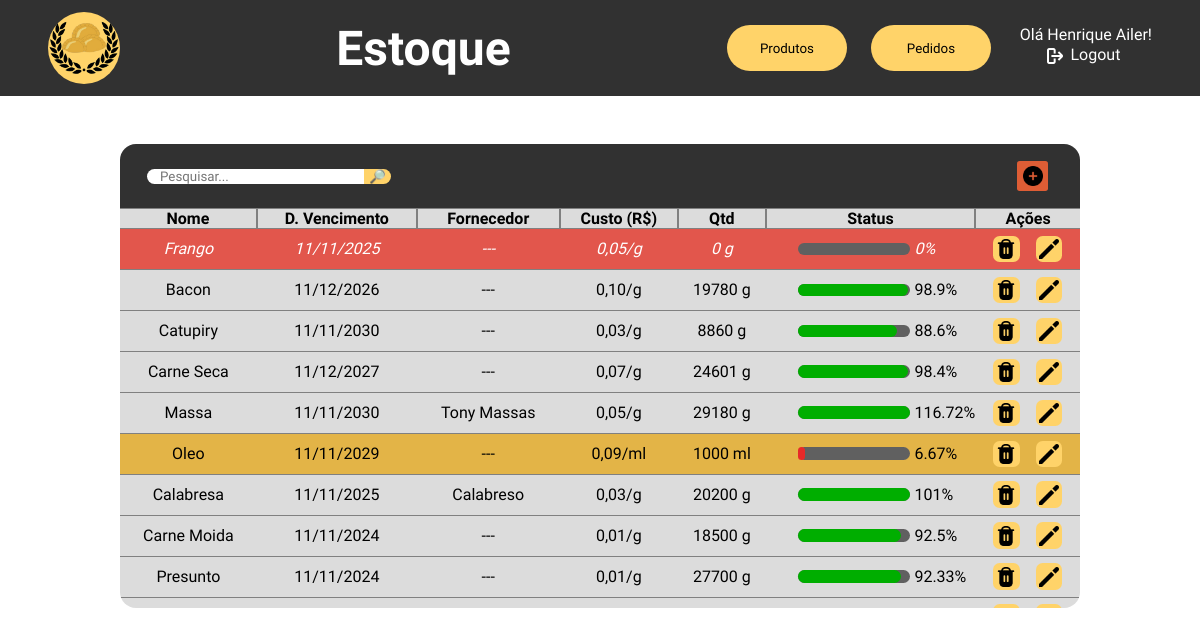
The app's page /php/tabelaEstoque.php (signed in), older data.
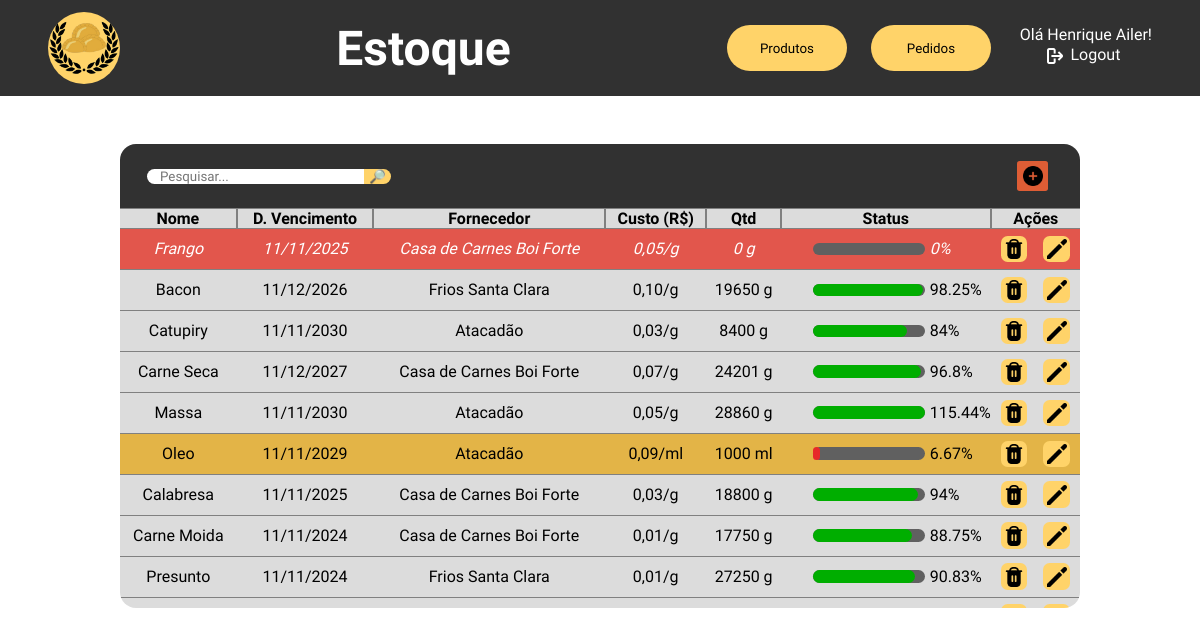
The same page, newer data.
### tables this page shows
CREATE TABLE IF NOT EXISTS `estoque` (
  `id_item` int NOT NULL AUTO_INCREMENT,
  `nome_item` varchar(50) NOT NULL,
  `data_vencimento` date NOT NULL,
  `id_fornec` int DEFAULT NULL,
  `valor_custo` decimal(10,2) NOT NULL,
  `unidade_medida` varchar(2) NOT NULL,
  `qtd` int NOT NULL,
  `qtd_padrao` int NOT NULL,
  PRIMARY KEY (`id_item`)
);

CREATE TABLE IF NOT EXISTS `fornecedores` (
  `id_fornecedor` int NOT NULL AUTO_INCREMENT,
  `nome` varchar(50) NOT NULL,
  `celular1` varchar(14) NOT NULL,
  `celular2` varchar(14) DEFAULT NULL,
  `email` varchar(100) NOT NULL,
  `endereco` varchar(150) NOT NULL,
  `cnpj` varchar(18) NOT NULL,
  `descricao` text,
  `ramo_atividade` varchar(100) NOT NULL,
  PRIMARY KEY (`id_fornecedor`)
);

### php/utilities/fixMoney.php (called while the page is built)
<?php
    function fixMoney($value){
        return str_replace(".", ",", sprintf("%1$.2f", $value));
    }
?>

### php/tabelaEstoque.php (the view, shortened to what this page needs)
<?php
    include "utilities/fixMoney.php";
    function tratarData($data){
        $date_array = explode("-",$data);
        return $date_array[2]."/".$date_array[1]."/".$date_array[0];
    }
    function getPercentageShow($n, $total){
        $percent = (100*$n)/$total;
        if($percent > 100){
            return 100;
        }
        return $percent;
    }
    function getPercentageReal($n, $total){
        return round((100*$n)/$total, 2);
    }
    function table($search){
        include "utilities/mysql_connect.php";
        $query = mysqli_query($connection, "select nome_item, data_vencimento, valor_custo, unidade_medida, qtd, qtd_padrao, id_item, id_fornec from estoque where nome_item like \"%$search%\";");
        while($output = mysqli_fetch_array($query)){
            if($output[4] == 0){
                echo"<tr class='dead-row'>";
            }else if($output[4] <= $output[5]*0.1){
                echo"<tr class='alert'>";
            }else{
                echo"<tr class='normal-row'>";
            }
            $data = tratarData($output[1]);
            $fornec = $output[7] != 0 ? mysqli_fetch_array(mysqli_query($connection, "select nome from fornecedores where id_fornecedor = $output[7];"))[0] : "---";
            $percentageShow = getPercentageShow($output[4], $output[5]);
            $percentageReal = getPercentageReal($output[4], $output[5]);
            $preco = fixMoney($output[2]);
            echo"<td>$output[0]</td>";
            echo"<td>$data</td>";
            echo"<td>$fornec</td>";
            echo"<td>$preco/$output[3]</td>";
            echo"<td>$output[4] $output[3]</td>";
            if($output[4] <= $output[5]*0.1){
                echo"<td style='width: 12em;'><div style='display: flex; justify-content: start; align-items: center; gap: .3em;'>";
                echo"<div class='bar-holder'><div class='bar' style='width: $percentageShow%; background-color: #E72929;'></div></div>";
                echo"<p>$percentageReal%</p>";
                echo"</div></td>";
            }else if($output[4] <= $output[5]*0.5){
                echo"<td style='width: 12em;'><div style='display: flex; justify-content: start; align-items: center; gap: .3em;'>";
                echo"<div class='bar-holder'><div class='bar' style='width: $percentageShow%; background-color: #FFC94A;'></div></div>";
                echo"<p>$percentageReal%</p>";
                echo"</div></td>";
            }else{
                echo"<td style='width: 12em;'><div style='display: flex; justify-content: start; align-items: center; gap: .3em;'>";
                echo"<div class='bar-holder'><div class='bar' style='width: $percentageShow%; background-color: #00ae00;'></div></div>";
                echo"<p>$percentageReal%</p>";
                echo"</div></td>";
            }
            echo"<td><div style='display: flex; justify-content: center; gap: 1em;'>";
            echo"<form action='tabelaEstoque.php' method='post'><input type='hidden' name='id_delete-confirmar' value='$output[6]'><button name='delete' type='submit'><img src='../images/icons/delete.png'></button></form>";
            echo"<form action='tabelaEstoque.php' method='post'><input type='hidden' name='id_edit' value='$output[6]'><button name='edit' type='submit'><img src='../images/icons/edit.png'></button></form>";
            echo"</div></td></tr>";
        }
    }
?>
<!DOCTYPE html>
<html lang="pt-br">
<head>
    <link rel="stylesheet" href="../css/tabelaEstoque.css">
</head>
<body>
    <div class="navbar">
        <a href="adm_dashboard.php">
        <div class="logo"></div>
        </a>
        <h1>Estoque</h1>
        <div class="menu">
            <a href="tabelaProdutos.php"><button>Produtos</button></a>
            <a href="tabelaPedidos.php"><button>Pedidos</button></a>
            <div class="user-area">
                <?php
                    $username = $_SESSION['username'];
                    echo"<p>Olá $username!</p>";
                ?>
                <a href="sessionEnded.php"><div class="logout"><img src="../images/icons/logout.png"><p>Logout</p></div></a>
            </div>
        </div>
    </div>
    <div class="center">
        <div class="table-header">
            <form action="tabelaEstoque.php" method="post" id="searchbox">
                <input type="text" placeholder="Pesquisar..." name="search" id="searchbar">
                <input type="submit" value="🔎︎">
            </form>
            <div id="menu">
                <form action="tabelaEstoque.php" method="post">
                    <button><img src="../images/icons/plus.png"></button>
                </form>
            </div>
        </div>
        <div class="table-holder">
            <table>
                <tr style="position: sticky; top: 0; background-color: #dcdcdc;">
                    <th style="border-left: none;">Nome</th>
                    <th>D. Vencimento</th>
                    <th>Fornecedor</th>
                    <th>Custo (R$)</th>
                    <th>Qtd</th>
                    <th>Status</th>
                    <th style="border-right: none;">Ações</th>
                </tr>
                <?php
                    if($_SERVER['REQUEST_METHOD'] === 'POST' && isset($_POST['search'])){
                        $search = $_POST['search'];
                        table($search);
                        echo "<script>
                                document.getElementById('searchbar').value='$search'
                                document.getElementById('close-search').style.display = 'block'
                            </script>";
                    }else{
                        table("");
                    }
                ?>
            </table>
        </div>
    </div>
</body>
</html>

### css/tabelaEstoque.css (style rules this page uses)
* { padding: 0; margin: 0; font-family: "Kanit", Arial, Helvetica, sans-serif; }
body { overflow: hidden; }
.navbar { height: 6em; background-color: #313131; display: flex; justify-content: space-between; align-items: center; padding-left: 3em; padding-right: 3em; }
.navbar h1 { color: white; font-size: 3em; }
.navbar .logo { height: 4.5em; width: 4.5em; border-radius: 3em; background-color: #FFD369; background-image: url('../images/logo.png'); background-size: contain; background-repeat: no-repeat; background-position: center center; }
.navbar .menu { display: flex; gap: 1.5em; }
.navbar .menu button { width: 9em; height: 3.5em; background-color: #FFD369; border: none; border-radius: 2em; cursor: pointer; transition: 200ms; }
.navbar .menu .user-area { display: flex; flex-direction: column; align-items: center; color: white; }
.navbar .menu .user-area p { margin-bottom: .1em; }
.navbar .menu .user-area .logout { display: flex; align-items: center; }
.navbar .menu .user-area a { text-decoration: none; color: white; }
.navbar .menu .user-area p { margin-left: .3em; }
.navbar .menu .user-area .logout img { width: 1em; height: 1em; filter: invert(100%); margin-right: .2em; }
.center { height: calc(100vh - 6em); display: flex; justify-content: start; align-items: center; flex-direction: column; }
.table-header { margin-top: 3em; width: 60em; height: 4em; background-color: #313131; border-radius: 1em 1em 0 0; display: flex; justify-content: space-between; align-items: center; }
.table-header #searchbox { display: flex; align-items: center; justify-content: center; width: fit-content; }
.table-header #searchbox input[type="text"] { margin-left: 2em; padding-left: 1em; padding-right: 1em; border: none; border-radius: 1em 0 0 1em; }
.table-header #searchbox input[type="submit"] { border: none; background-color: #FFD369; width: 2em; border-radius: 0 1em 1em 0; cursor: pointer; }
.table-header #menu { margin-right: 2em; display: flex; justify-content: center; align-items: center; gap: 1em; }
.table-header #menu button { width: 2.3em; height: 2.3em; border: none; border-radius: .2em; cursor: pointer; background-color: #DE5D35; display: flex; align-items: center; justify-content: center; transition: 200ms; }
.table-header #menu button img { width: 1.5em; height: 1.5em; }
.table-holder { width: 60em; height: 25em; background-color: #dcdcdc; border-radius: 0 0 1em 1em; overflow-y: scroll; }
.table-holder table { width: 60em; border-spacing: 0; text-align: center; }
.table-holder table th { border: .1em solid grey; }
.table-holder table td { border-bottom: .1em solid grey; }
.table-holder table .alert { background-color: #e3b447; }
.table-holder table .dead-row { background-color: #e2564c; color: white; font-style: italic; }
.table-holder table button { width: 2em; height: 2em; margin-top: .5em; margin-bottom: .5em; border: none; border-radius: .5em; cursor: pointer; display: flex; align-items: center; justify-content: center; background-color: #FFD369; transition: 200ms; }
.table-holder table button img { width: 1.5em; height: 1.5em; }
.table-holder .bar-holder { height: .8em; width: 7em; border-radius: 1em; background-color: #606060; margin-left: 2em; }
.table-holder .bar-holder .bar { height: .8em; border-radius: 1em; }

Row changes from the older to the newer data that the page shows:
changed estoque "Frango": id_fornec.nome "---" → "Casa de Carnes Boi Forte"
changed estoque "Bacon": id_fornec.nome "---" → "Frios Santa Clara"; qtd "19780" → "19650"; percentageReal "98.9" → "98.25"
changed estoque "Catupiry": id_fornec.nome "---" → "Atacadão"; qtd "8860" → "8400"; percentageReal "88.6" → "84"
changed estoque "Carne Seca": id_fornec.nome "---" → "Casa de Carnes Boi Forte"; qtd "24601" → "24201"; percentageReal "98.4" → "96.8"
changed estoque "Massa": id_fornec.nome "Tony Massas" → "Atacadão"; qtd "29180" → "28860"; percentageReal "116.72" → "115.44"
changed estoque "Oleo": id_fornec.nome "---" → "Atacadão"
changed estoque "Calabresa": id_fornec.nome "Calabreso" → "Casa de Carnes Boi Forte"; qtd "20200" → "18800"; percentageReal "101" → "94"
changed estoque "Carne Moida": id_fornec.nome "---" → "Casa de Carnes Boi Forte"; qtd "18500" → "17750"; percentageReal "92.5" → "88.75"
changed estoque "Presunto": id_fornec.nome "---" → "Frios Santa Clara"; qtd "27700" → "27250"; percentageReal "92.33" → "90.83"
